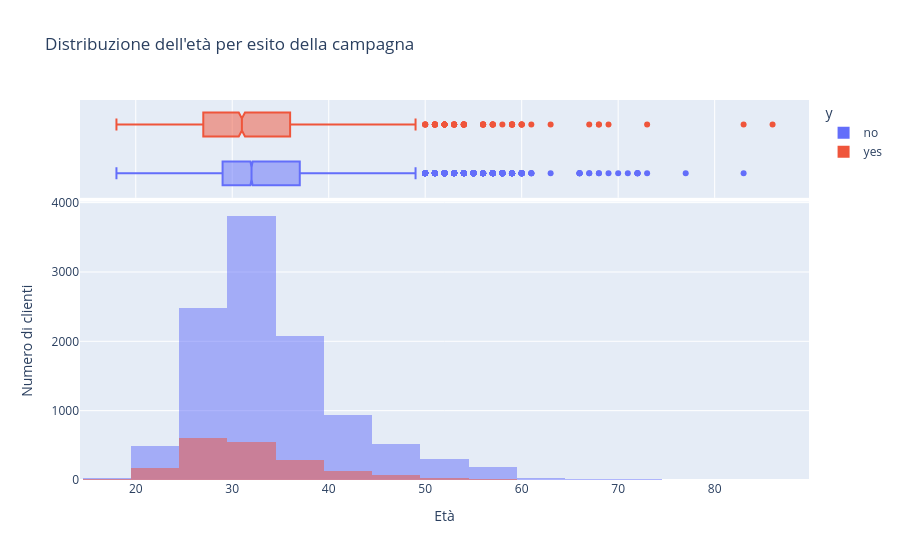

Write notebook code for a chart like this one.
### Markdown cell above
### Profilo demografico: età

Un primo controllo naturale riguarda l’età: la campagna sta parlando al segmento giusto? Usiamo un istogramma, colorato per esito della campagna.

### Code cell
# Distribuzione dell'età per esito della campagna
fig = px.histogram(
    df,
    x="age",
    color="y",
    nbins=30,
    barmode="overlay",
    marginal="box",
    title="Distribuzione dell'età per esito della campagna"
)
fig.update_layout(
    xaxis_title="Età",
    yaxis_title="Numero di clienti"
)
fig.show()

### Figure 1 — Plotly figure (JSON) as saved in the notebook; plotly's stock layout.template omitted (floating-point values rounded to 4 significant figures; data arrays with more than 128 entries replaced by an {"elided": "..."} marker saying what was removed)
{"data": [{"bingroup": "x", "hovertemplate": "y=no<br>age=%{x}<br>count=%{y}<extra></extra>", "legendgroup": "no", "marker": {"color": "#636efa", "opacity": 0.5, "pattern": {"shape": ""}}, "name": "no", "nbinsx": 30, "orientation": "v", "showlegend": true, "type": "histogram", "x": {"elided": "10878 int values"}, "xaxis": "x", "yaxis": "y"}, {"hovertemplate": "y=no<br>age=%{x}<extra></extra>", "legendgroup": "no", "marker": {"color": "#636efa"}, "name": "no", "notched": true, "showlegend": false, "type": "box", "x": {"elided": "10878 int values"}, "xaxis": "x2", "yaxis": "y2"}, {"bingroup": "x", "hovertemplate": "y=yes<br>age=%{x}<br>count=%{y}<extra></extra>", "legendgroup": "yes", "marker": {"color": "#EF553B", "opacity": 0.5, "pattern": {"shape": ""}}, "name": "yes", "nbinsx": 30, "orientation": "v", "showlegend": true, "type": "histogram", "x": {"elided": "1912 int values"}, "xaxis": "x", "yaxis": "y"}, {"hovertemplate": "y=yes<br>age=%{x}<extra></extra>", "legendgroup": "yes", "marker": {"color": "#EF553B"}, "name": "yes", "notched": true, "showlegend": false, "type": "box", "x": {"elided": "1912 int values"}, "xaxis": "x2", "yaxis": "y2"}], "layout": {"barmode": "overlay", "legend": {"title": {"text": "y"}, "tracegroupgap": 0}, "title": {"text": "Distribuzione dell'età per esito della campagna"}, "xaxis": {"anchor": "y", "domain": [0, 1], "title": {"text": "Età"}}, "xaxis2": {"anchor": "y2", "domain": [0, 1], "matches": "x", "showgrid": true, "showticklabels": false}, "yaxis": {"anchor": "x", "domain": [0, 0.7326], "title": {"text": "Numero di clienti"}}, "yaxis2": {"anchor": "x2", "domain": [0.7426, 1], "matches": "y2", "showgrid": false, "showline": false, "showticklabels": false, "ticks": ""}}}
